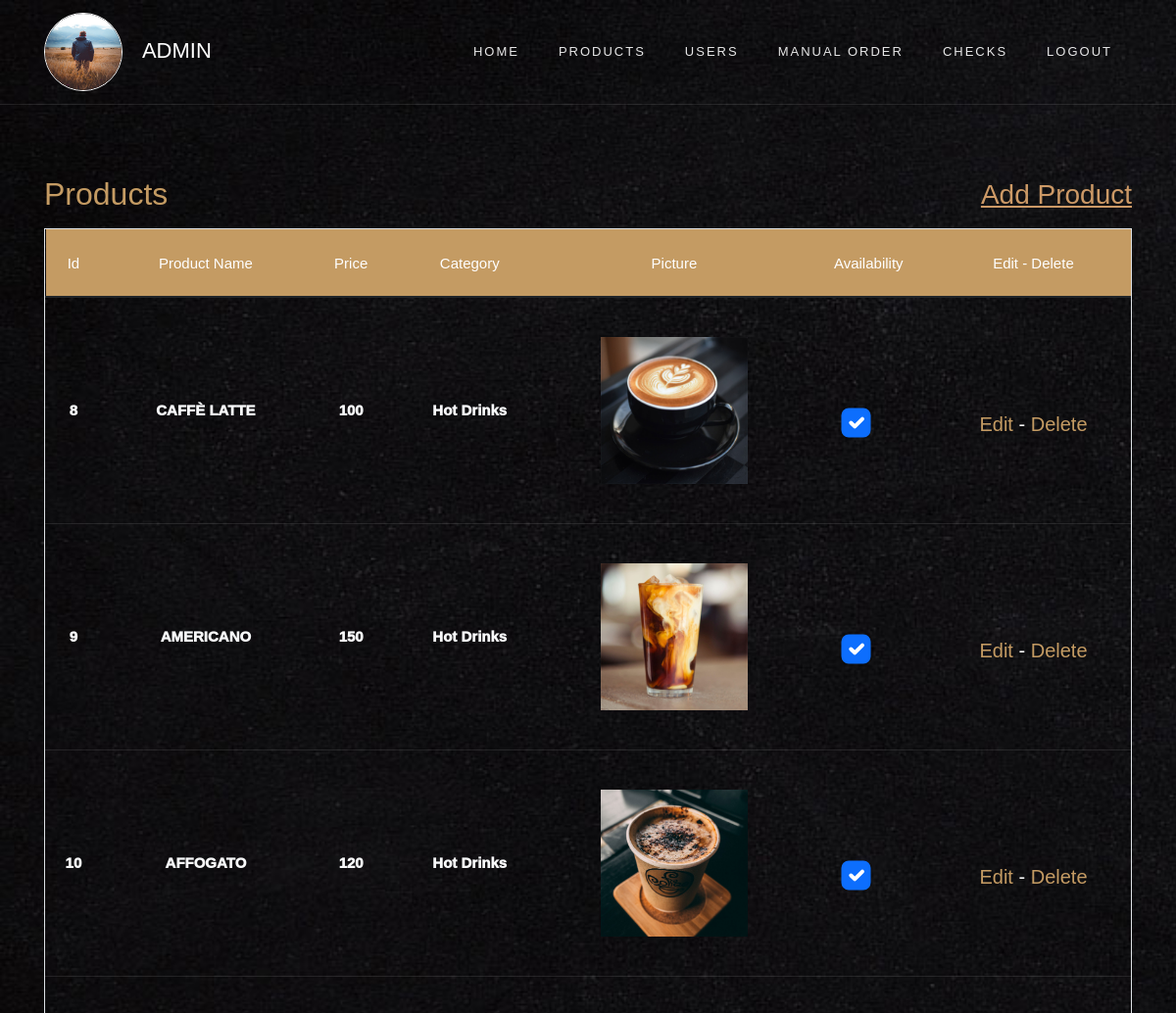
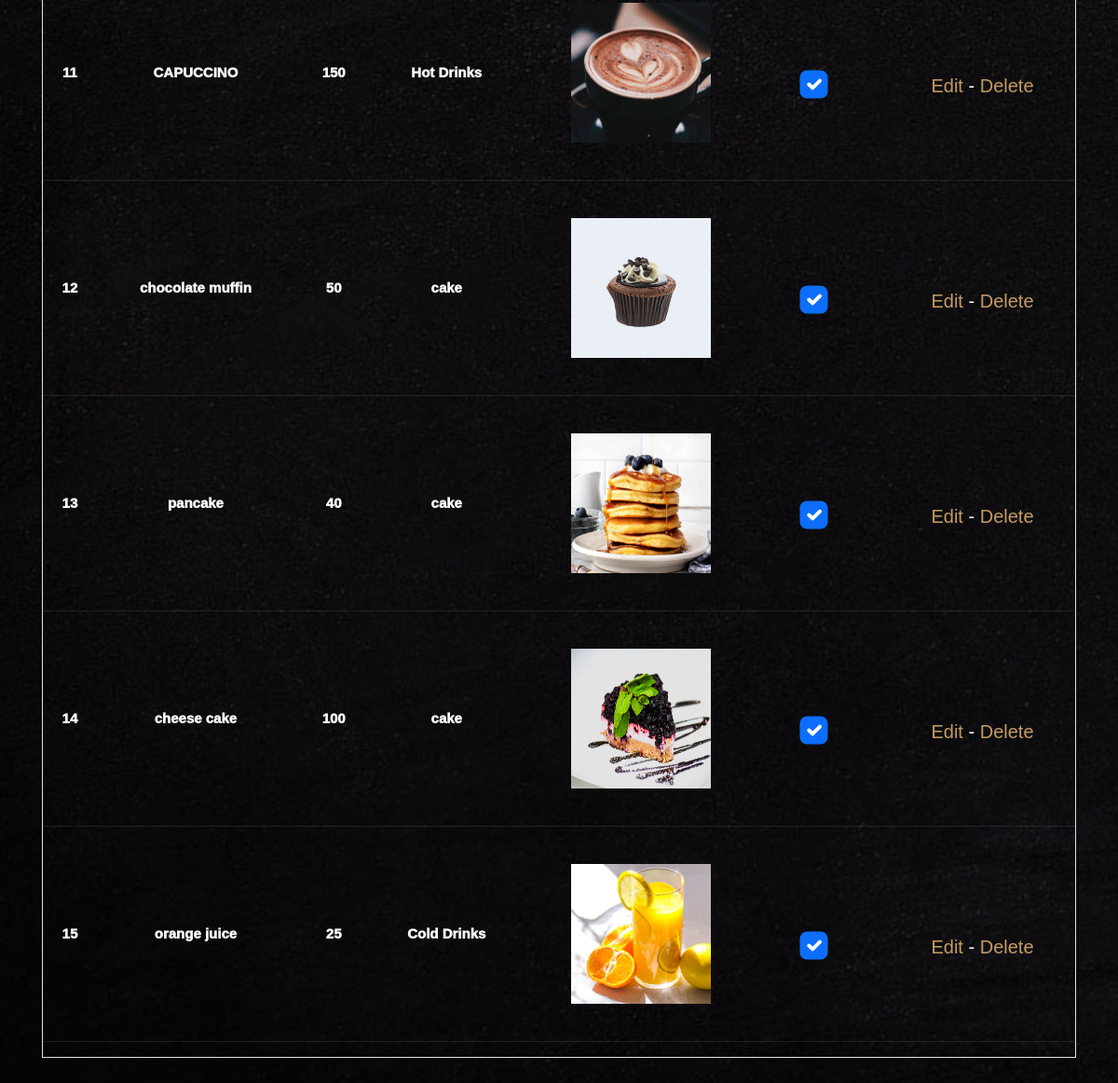
/Admin/views/tableProducts.php (signed in), run on the app's committed database (2 pictures, top to bottom).
### tables this page shows
CREATE TABLE `products` (
  `id` int(100) NOT NULL,
  `name` varchar(100) NOT NULL,
  `price` float NOT NULL,
  `category` varchar(100) NOT NULL,
  `picture` varchar(100) DEFAULT 'noImage',
  `status` tinyint(4) DEFAULT 1
);

### Admin/views/sessionValidtion.php (called while the page is built, shortened)
<?php
$userName = $_SESSION['name'];
$userImage= $_SESSION['profile_Picture'];
?>

### DataBase.php (called while the page is built, shortened)
<?php
class DataBase
{
    private $userName;
    private $userPass;
    private $dsn;
    private $db;
    public function __construct()
    {
        $this->serverName  = "localhost";
        $this->userName = "root";
        $this->userPass  = "";
        $this->dbName = "cafeteria";
        $this->charSet = "utf8mb4";
        $this->dsn = "mysql:host=" . $this->serverName . "; dbname=" . $this->dbName . "; charset=" . $this->charSet;
    }
    public function connect()
    {
        try {
            $this->db = new PDO($this->dsn, $this->userName, $this->userPass);
        } catch (PDOException $err) {
            die($err->getMessage());
        }
    }
    public function select_All($table_name)
    {
        $query = "SELECT * FROM $table_name";
        $stmt = $this->db->prepare($query);
        $stmt->execute();
        $result = $stmt->fetchAll();
        return $result;
    }
}

### Admin/views/tableProducts.php (the view, shortened to what this page needs)
<!DOCTYPE html>
<html lang="en">
<head>
    <link href="https://cdn.jsdelivr.net/npm/bootstrap@5.1.3/dist/css/bootstrap.min.css" rel="stylesheet">
    <link rel="stylesheet" href="../css/animate.css">
    <link rel="stylesheet" href="../css/owl.carousel.min.css">
    <link rel="stylesheet" href="../css/icomoon.css">
    <link rel="stylesheet" href="../css/style.css">
</head>
<body>
    <?php require_once("navbar.php"); ?>
    <section class="container" style="margin: 10rem auto;">
    <div class="d-flex justify-content-between align-items-center pt-3" >  <h2><a href=""> Products </a> </h2>
          <a class="h3" id="add" href="addProduct.php">Add Product</a>
    </div>
        <div class="container border mt-1">
            <div class="row">
                <table class="table">
                    <thead class="thead-primary">
                        <tr class="text-center">
                            <th>Id</th>
                            <th>Product Name</th>
                            <th>Price</th>
                            <th>Category</th>
                            <th>Picture</th>
                            <th>Availability</th>
                            <th>Edit - Delete</th>
                        </tr>
                    </thead>
                    <tbody>
                        <?php
                        include_once("../../Database.php");
                        $tableNameProducts = "products";
                        $dp = new DataBase();
                        $dp->connect();
                        $productsRows = $dp->select_All($tableNameProducts);
                        foreach ($productsRows as $product) {
                        ?>
                            <tr class="text-light" style="font-weight:1000;">
                                <td><?php echo $product["id"] ?></td>
                                <td><?php echo $product["name"] ?></td>
                                <td><?php echo $product["price"] ?></td>
                                <td><?php echo $product["category"] ?></td>
                                <td> <img src="<?php echo "../images/product_image/".$product['picture'] ?>" class="col-xs-3" width="150px" height="150px"></td>
                                <?php $check =  "";
                                if ($product["status"] == 1) {
                                    $check =  "checked";
                                } ?>
                                <td><input class="form-check-input" type="checkbox" value="<?php echo $product["id"] ?>" id="box" <?php echo $check ?>></td>
                                <td style="padding-bottom: 0.2rem;">
                                    <h5><a href='editProduct.php?id=<?= $product['id'] ?>'>Edit </a> - <a href='deleteProduct.php?id=<?= $product['id'] ?>'>Delete</a></h5>
                                </td>
                            </tr>
                        <?php
                        }
                        ?>
                    </tbody>
                </table>
    </section>
</body>
</body>
</html>

### Admin/views/navbar.php (shortened to what this page needs)
<?php
require_once("sessionValidtion.php");
?>
<nav class="navbar navbar-expand-lg navbar-dark ftco_navbar bg-dark ftco-navbar-light" id="ftco-navbar">
    <div class="container">
        <a class="navbar-brand" href="#"> <img style=" border:1px solid white; margin-right: 15px; border-radius: 50%; width: 80px;height:80px;" src="../../Admin/images/user_image/<?= $userImage ?>" alt=""> <?= $userName ?> <small></small></a>
        <div class="collapse navbar-collapse" id="ftco-nav">
            <ul class="navbar-nav ml-auto">
                <li class="nav-item"><a href="home.php" class="nav-link">Home</a></li>
                <li class="nav-item"><a href="tableProducts.php" class="nav-link">products</a></li>
                <li class="nav-item"><a href="allUsers.php" class="nav-link">Users</a></li>
                <li class="nav-item"><a href="manual_orders.php" class="nav-link">Manual order</a></li>
                <li class="nav-item"><a href="checks.php" class="nav-link">checks</a></li>
                <li class="nav-item"><a href="../../Login/logout.php" class="nav-link">Logout</a></li>
            </ul>
        </div>
    </div>
</nav>

### Admin/views/tableProducts.php (style rules this page uses)
input[type=checkbox] { transform: scale(2); background-color: #c68c53; }
#add { text-decoration: underline; color: #cc9966; }

### data on the page
products: id "8", name "CAFFÈ LATTE", price "100", category "Hot Drinks", picture (picture)
products: id "9", name "AMERICANO", price "150", category "Hot Drinks", picture (picture)
products: id "10", name "AFFOGATO", price "120", category "Hot Drinks", picture (picture)
products: id "11", name "CAPUCCINO", price "150", category "Hot Drinks", picture (picture)
products: id "12", name "chocolate muffin", price "50", category "cake", picture (picture)
products: id "13", name "pancake", price "40", category "cake", picture (picture)
products: id "14", name "cheese cake", price "100", category "cake", picture (picture)
products: id "15", name "orange juice", price "25", category "Cold Drinks", picture (picture)

### other printed values
$userName "ADMIN"
